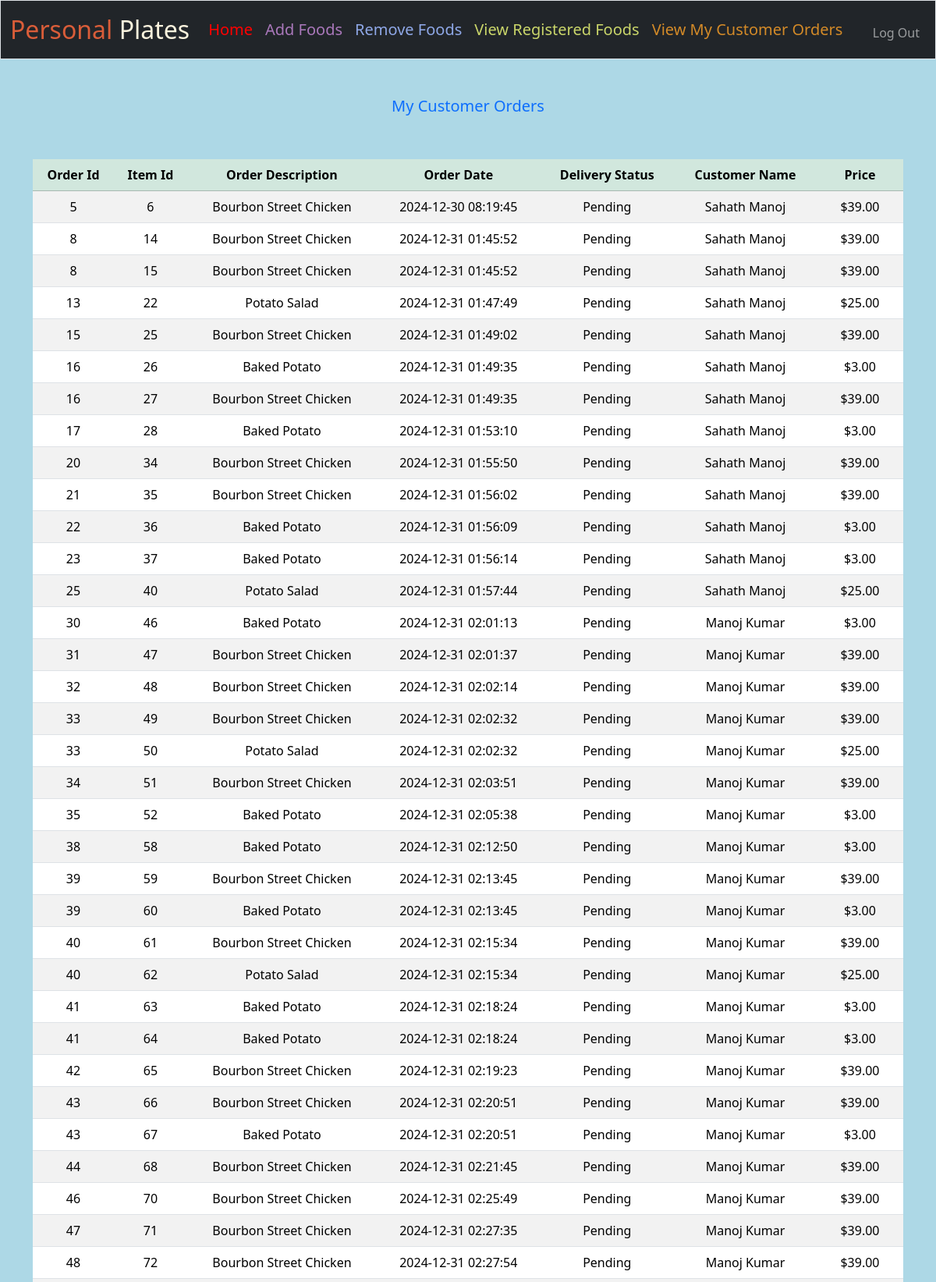
/chef_view_my_customer_orders (signed in, upper part), run on the app's committed database.
### tables this page shows
CREATE TABLE customer_order_items(id INTEGER PRIMARY KEY AUTOINCREMENT NOT NULL,order_id INTEGER NOT NULL,chef_id INTEGER NOT NULL,item_description TEXT NOT NULL,price numeric NOT NULL,delivery_status TEXT NOT NULL);

CREATE TABLE customer_order(id INTEGER PRIMARY KEY AUTOINCREMENT NOT NULL,customer_id INTEGER NOT NULL,order_date timestamp);

### app.py (the view)
@app.route("/chef_view_my_customer_orders")
@login_chef_required
def chef_view_my_customer_orders():
    orders = db.execute(
        "SELECT customer_order.id as order_id,customer_order.order_date,item.id item_id,item.item_description,item.price,item.chef_id,concat(customers.first_name,' ',customers.last_name) as customer_name,item.delivery_status FROM customer_order INNER JOIN customer_order_items item ON ( customer_order.id = item.order_id ) INNER JOIN customers ON ( customer_order.customer_id = customers.id ) WHERE item.chef_id = (?) and delivery_status = 'Pending'", session.get("user_id"))
    rows = db.execute(
        "SELECT sum(item.price) order_amount FROM customer_order  INNER JOIN customer_order_items item ON ( customer_order.id = item.order_id ) INNER JOIN chefs ON ( item.chef_id = chefs.id ) WHERE item.chef_id = (?) and delivery_status = 'Pending'", session.get("user_id"))
    if len(orders) > 0:
        order_amount = rows[0].get("order_amount")
    else:
        order_amount = 0
    return render_template("chef_view_my_customer_orders.html", orders=orders, order_total=order_amount)

### app.py (called while the page is built)
@app.after_request
def after_request(response):
    response.headers["Cache-Control"] = "no-cache, no-store, must-revalidate"
    response.headers["Expires"] = 0
    response.headers["Pragma"] = "no-cache"
    return response

### helpers.py (called while the page is built)
def login_chef_required(f):
    @wraps(f)
    def decorated_function(*args, **kwargs):
        if session.get("user_id") is None:
            return redirect("/login_chef")
        return f(*args, **kwargs)
    return decorated_function

def usd(value):
    return f"${value:,.2f}"

### templates/chef_view_my_customer_orders.html (shortened to what this page needs)
{% extends "chef_layout.html" %}
{% block main %}
    {% if order_total > 0  %}
        <h5 class="text-primary">My Customer Orders</h5>
        <br><br>
        <table class="table table-striped">
            <thead class="table-success">
                <tr>
                    <th>Order Id</th>
                    <th>Item Id</th>
                    <th>Order Description</th>
                    <th>Order Date</th>
                    <th>Delivery Status</th>
                    <th>Customer Name</th>
                    <th>Price</th>
                </tr>
            </thead>
            <tbody>
                {% for order in orders %}
                    <tr>
                        <td>{{ order.order_id }}</td>
                        <td>{{ order.item_id }}</td>
                        <td>{{ order.item_description }}</td>
                        <td>{{ order.order_date }}</td>
                        <td>{{ order.delivery_status }}</td>
                        <td>{{ order.customer_name }}</td>
                        <td>{{ order.price | usd}}</td>
                    </tr>
                {% endfor %}
            </tbody>
        </table>
    {% endif %}
{% endblock %}

### templates/chef_layout.html (style rules this page uses)
body { background-color: lightblue; }

### data on the page
customer_order_items: order_id "5", item_id "6", item_description "Bourbon Street Chicken", order_date "2024-12-30 08:19:45", delivery_status "Pending", customer_name "Sahath Manoj", price "$39.00"
customer_order_items: order_id "8", item_id "14", item_description "Bourbon Street Chicken", order_date "2024-12-31 01:45:52", delivery_status "Pending", customer_name "Sahath Manoj", price "$39.00"
customer_order_items: order_id "8", item_id "15", item_description "Bourbon Street Chicken", order_date "2024-12-31 01:45:52", delivery_status "Pending", customer_name "Sahath Manoj", price "$39.00"
customer_order_items: order_id "13", item_id "22", item_description "Potato Salad", order_date "2024-12-31 01:47:49", delivery_status "Pending", customer_name "Sahath Manoj", price "$25.00"
customer_order_items: order_id "15", item_id "25", item_description "Bourbon Street Chicken", order_date "2024-12-31 01:49:02", delivery_status "Pending", customer_name "Sahath Manoj", price "$39.00"
customer_order_items: order_id "16", item_id "26", item_description "Baked Potato", order_date "2024-12-31 01:49:35", delivery_status "Pending", customer_name "Sahath Manoj", price "$3.00"
customer_order_items: order_id "16", item_id "27", item_description "Bourbon Street Chicken", order_date "2024-12-31 01:49:35", delivery_status "Pending", customer_name "Sahath Manoj", price "$39.00"
customer_order_items: order_id "17", item_id "28", item_description "Baked Potato", order_date "2024-12-31 01:53:10", delivery_status "Pending", customer_name "Sahath Manoj", price "$3.00"
customer_order_items: order_id "20", item_id "34", item_description "Bourbon Street Chicken", order_date "2024-12-31 01:55:50", delivery_status "Pending", customer_name "Sahath Manoj", price "$39.00"
customer_order_items: order_id "21", item_id "35", item_description "Bourbon Street Chicken", order_date "2024-12-31 01:56:02", delivery_status "Pending", customer_name "Sahath Manoj", price "$39.00"
customer_order_items: order_id "22", item_id "36", item_description "Baked Potato", order_date "2024-12-31 01:56:09", delivery_status "Pending", customer_name "Sahath Manoj", price "$3.00"
customer_order_items: order_id "23", item_id "37", item_description "Baked Potato", order_date "2024-12-31 01:56:14", delivery_status "Pending", customer_name "Sahath Manoj", price "$3.00"
customer_order_items: order_id "25", item_id "40", item_description "Potato Salad", order_date "2024-12-31 01:57:44", delivery_status "Pending", customer_name "Sahath Manoj", price "$25.00"
customer_order_items: order_id "30", item_id "46", item_description "Baked Potato", order_date "2024-12-31 02:01:13", delivery_status "Pending", customer_name "Manoj Kumar", price "$3.00"
customer_order_items: order_id "31", item_id "47", item_description "Bourbon Street Chicken", order_date "2024-12-31 02:01:37", delivery_status "Pending", customer_name "Manoj Kumar", price "$39.00"
customer_order_items: order_id "32", item_id "48", item_description "Bourbon Street Chicken", order_date "2024-12-31 02:02:14", delivery_status "Pending", customer_name "Manoj Kumar", price "$39.00"
customer_order_items: order_id "33", item_id "49", item_description "Bourbon Street Chicken", order_date "2024-12-31 02:02:32", delivery_status "Pending", customer_name "Manoj Kumar", price "$39.00"
customer_order_items: order_id "33", item_id "50", item_description "Potato Salad", order_date "2024-12-31 02:02:32", delivery_status "Pending", customer_name "Manoj Kumar", price "$25.00"
customer_order_items: order_id "34", item_id "51", item_description "Bourbon Street Chicken", order_date "2024-12-31 02:03:51", delivery_status "Pending", customer_name "Manoj Kumar", price "$39.00"
customer_order_items: order_id "35", item_id "52", item_description "Baked Potato", order_date "2024-12-31 02:05:38", delivery_status "Pending", customer_name "Manoj Kumar", price "$3.00"
customer_order_items: order_id "38", item_id "58", item_description "Baked Potato", order_date "2024-12-31 02:12:50", delivery_status "Pending", customer_name "Manoj Kumar", price "$3.00"
customer_order_items: order_id "39", item_id "59", item_description "Bourbon Street Chicken", order_date "2024-12-31 02:13:45", delivery_status "Pending", customer_name "Manoj Kumar", price "$39.00"
customer_order_items: order_id "39", item_id "60", item_description "Baked Potato", order_date "2024-12-31 02:13:45", delivery_status "Pending", customer_name "Manoj Kumar", price "$3.00"
customer_order_items: order_id "40", item_id "61", item_description "Bourbon Street Chicken", order_date "2024-12-31 02:15:34", delivery_status "Pending", customer_name "Manoj Kumar", price "$39.00"
customer_order_items: order_id "40", item_id "62", item_description "Potato Salad", order_date "2024-12-31 02:15:34", delivery_status "Pending", customer_name "Manoj Kumar", price "$25.00"
customer_order_items: order_id "41", item_id "63", item_description "Baked Potato", order_date "2024-12-31 02:18:24", delivery_status "Pending", customer_name "Manoj Kumar", price "$3.00"
customer_order_items: order_id "41", item_id "64", item_description "Baked Potato", order_date "2024-12-31 02:18:24", delivery_status "Pending", customer_name "Manoj Kumar", price "$3.00"
customer_order_items: order_id "42", item_id "65", item_description "Bourbon Street Chicken", order_date "2024-12-31 02:19:23", delivery_status "Pending", customer_name "Manoj Kumar", price "$39.00"
customer_order_items: order_id "43", item_id "66", item_description "Bourbon Street Chicken", order_date "2024-12-31 02:20:51", delivery_status "Pending", customer_name "Manoj Kumar", price "$39.00"
customer_order_items: order_id "43", item_id "67", item_description "Baked Potato", order_date "2024-12-31 02:20:51", delivery_status "Pending", customer_name "Manoj Kumar", price "$3.00"
customer_order_items: order_id "44", item_id "68", item_description "Bourbon Street Chicken", order_date "2024-12-31 02:21:45", delivery_status "Pending", customer_name "Manoj Kumar", price "$39.00"
customer_order_items: order_id "46", item_id "70", item_description "Bourbon Street Chicken", order_date "2024-12-31 02:25:49", delivery_status "Pending", customer_name "Manoj Kumar", price "$39.00"
customer_order_items: order_id "47", item_id "71", item_description "Bourbon Street Chicken", order_date "2024-12-31 02:27:35", delivery_status "Pending", customer_name "Manoj Kumar", price "$39.00"
customer_order_items: order_id "48", item_id "72", item_description "Bourbon Street Chicken", order_date "2024-12-31 02:27:54", delivery_status "Pending", customer_name "Manoj Kumar", price "$39.00"
